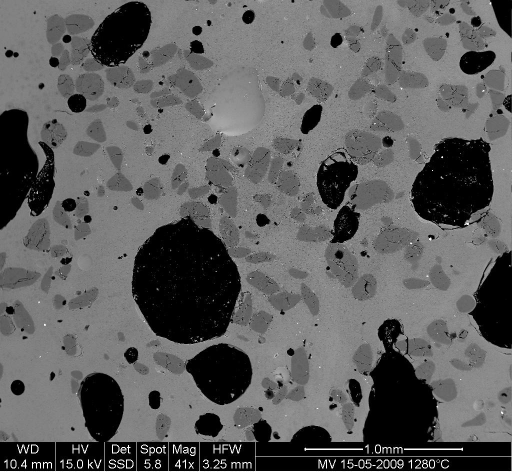
#> input picture Lectures/11_ScientificProgrammingI/bubbles.jpg, 1024 x 943 px (shown at 1/2 size)
$ jupyter execute scipy_ndimage.ipynb   (shell and % lines are left out)   (older library calls are emulated)
#> lines starting #> are read from the running program, lines starting #| are printed output that depends on the picture; after the words box and inside, x2 and y2 are one past the last pixel; in counts of white or black regions, pixels touching at a corner belong together
[cell 1]
import numpy as np
print(np.__version__)

import scipy as sp
print(sp.__version__)

import matplotlib.pyplot as plt
plt.rcParams['figure.figsize'] = (15, 10)

## Counting grains and bubbles

[cell 2]
scan = plt.imread('bubbles.jpg')
#> scan is the input picture: shape (943, 1024); min 0, max 255, mean 94.8
plt.imshow(scan, cmap=plt.cm.gray)

**Exercise**

1. Open the image ``bubbles.jpg`` and display it.

2. This Scanning Element Microscopy image shows a glass sample
   (light gray matrix) with some bubbles (black) and unmolten
   sand grains (dark gray). We wish to determine the fraction
   of the sample covered by these three phases,
   and to estimate the number of sand grains and bubbles,
   their average sizes, etc.

3. Crop the image to remove the lower panel with measure information.

4. Filter the image with a median filter to clean up some noise
   and to make the regions more smooth.

5. Using the histogram of the filtered image, determine thresholds
   that allow to define masks for sand pixels, glass pixels
   and bubble pixels.

6. Display an image in which the three phases are colored with
   three different colors.

   Use morphological operators to clean the different phases.

7. Attribute labels to all bubbles and sand grains, and remove
   from the sand mask grains that are smaller than 10 pixels.
   To do so, use ``ndimage.sum`` or ``np.bincount`` to compute
   the grain sizes.

8. Compute the mean size of bubbles.

[cell 3]
scan_clean = scan[:880, :]
plt.imshow(scan_clean, cmap=plt.cm.gray)

[cell 4]
import scipy.ndimage as ndi
scan_med = ndi.median_filter(scan_clean, size=5)
plt.imshow(scan_med, cmap=plt.cm.gray)

[cell 5]
plt.hist(scan_med.flat, bins=40, range=(0, 150));
#> figure, not shown here; tallest bar 158876 high, from x = 0 to 3.75

Based on the histogram, it looks like we should threshold at
50 and 120 to separate bubbles (black), sand (dark) and glass (light).

[cell 6]
bubbles = (scan_med <= 50)
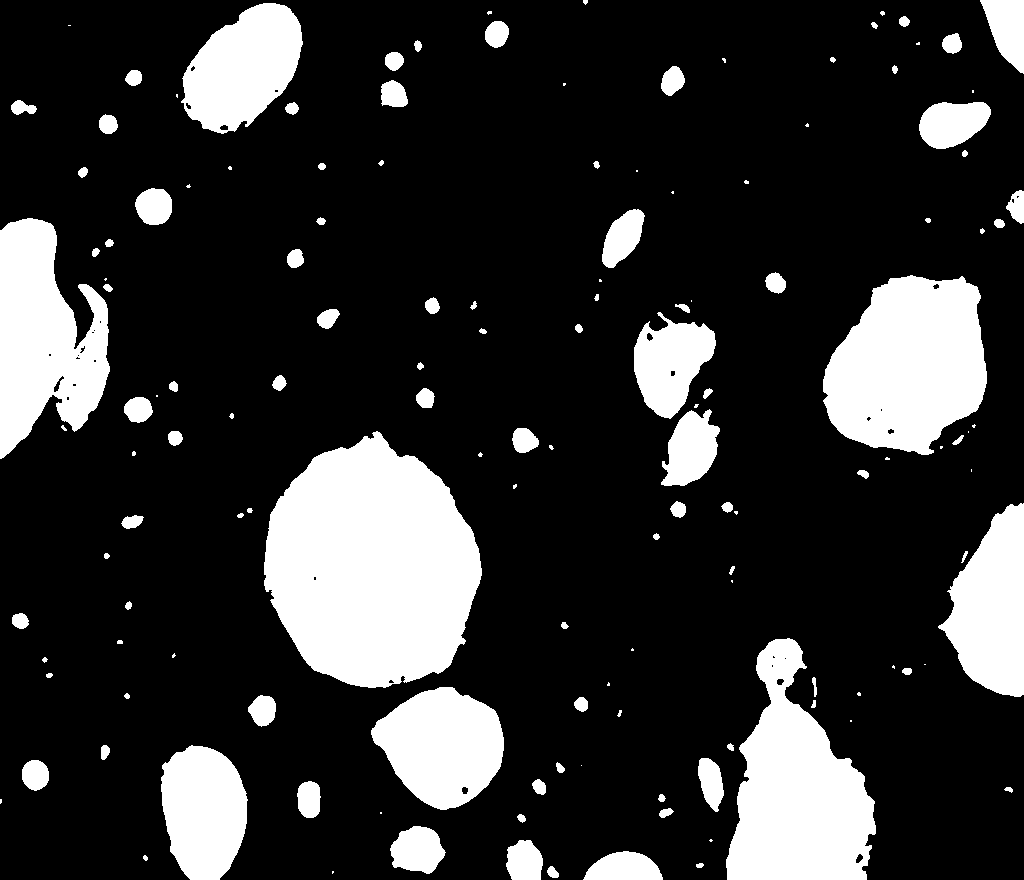
#> bubbles: shape (880, 1024) bool; 19.7% white; 144 white regions (43 under 20 px), largest, box (x1, y1, x2, y2) and area: (264, 431, 482, 688) 41029, (823, 275, 987, 455) 21981, (726, 638, 876, 880) 21739
sand = (scan_med > 50) & (scan_med <= 120)
#> sand: shape (880, 1024) bool; 24.2% white; 810 white regions (604 under 20 px), largest, box (x1, y1, x2, y2) and area: (89, 1, 428, 314) 33301, (308, 265, 553, 537) 16540, (0, 431, 147, 673) 14021
glass = (scan_med > 120)
#> glass: shape (880, 1024) bool; 56.1% white; 429 black regions (278 under 20 px), largest, box (x1, y1, x2, y2) and area: (263, 265, 553, 689) 62569, (89, 0, 428, 314) 46932, (821, 273, 1024, 698) 38554

def plot_images(cmap=plt.cm.gray):
    for n, (name, image) in \
        enumerate([('Original', scan_med),
                   ('Bubbles', bubbles),
                   ('Sand', sand),
                   ('Glass', glass)]):

        plt.subplot(2, 2, n + 1)
        plt.imshow(image, cmap=cmap)
        plt.title(name)
        plt.axis('off')
#> this loop made 4 passes
#> name on passes 1 to 4: 'Original', 'Bubbles', 'Sand', 'Glass'

plot_images()

[cell 7]
def plot_color_overlay():
    layers = np.zeros((scan_clean.shape[0],
                       scan_clean.shape[1], 3)) # Color image

    # You shouldn't run this if bubbles isn't a mask
    # -- otherwise, fancy indexing instead of masking
    assert(bubbles.dtype == np.bool)

    layers[bubbles] = (1, 0, 0)
    layers[sand] = (1, 1, 0)
    layers[glass] = (0, 0, 1)

    plt.imshow(layers)

plot_color_overlay()

### Dilation and erosion

[cell 8]
x = np.array([[0, 1, 0, 1, 1, 0, 1],
              [1, 1, 1, 1, 0, 0, 0],
              [0, 1, 0, 0, 1, 0, 1]])

x = x.astype(bool)


strel = np.array([[0, 1, 0],
                  [1, 1, 1],
                  [0, 1, 0]])

plt.figure(figsize=(2, 2))
plt.imshow(strel, interpolation='nearest', cmap='gray')
plt.xticks([])
plt.yticks([])
plt.title('Structuring Element')

f, (ax0, ax1, ax2) = plt.subplots(1, 3)

ax0.imshow(x, interpolation='nearest', cmap='gray')
ax0.set_title('Input')

ax1.imshow(ndi.binary_erosion(x, strel), interpolation='nearest', cmap='gray', vmin=0, vmax=1)
ax1.set_title('Erosion')

ax2.imshow(ndi.binary_dilation(x, strel), interpolation='nearest', cmap='gray', vmin=0, vmax=1);
ax2.set_title('Dilation')
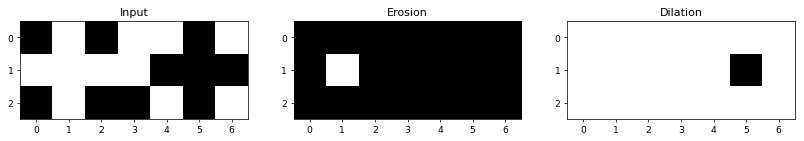
#> figure drawn by matplotlib, 3 panels

[cell 9]
for img in (sand, bubbles, glass):
    # Erosion followed by dilation
    img[:] = ndi.binary_opening(img, np.ones((5, 5)))

    img[:] = ndi.binary_closing(img, np.ones((5, 5)))
#> this loop made 3 passes

plot_images()
#> the loop in plot_images (call 2), `for n, (name, image) in \ enumerate([('Original', scan_med), ('Bubbles..` made 4 passes

[cell 10]
plot_color_overlay()
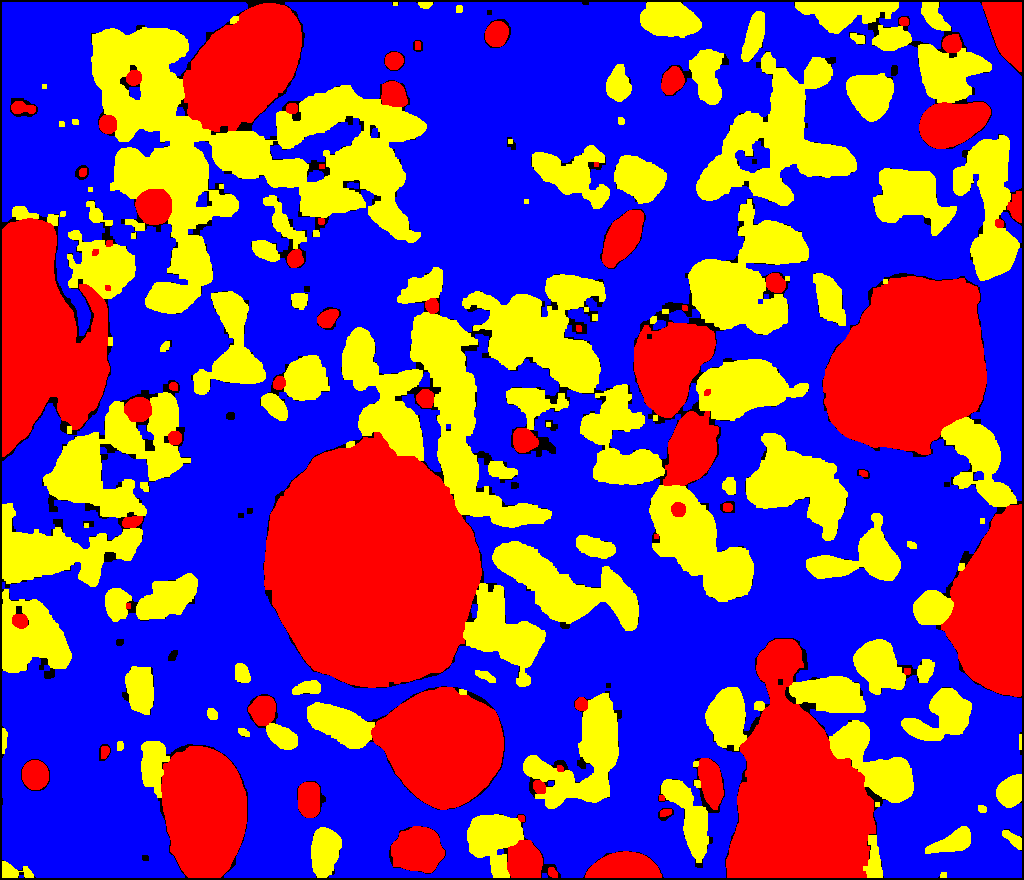
#> shown: shape (880, 1024, 3) float64; mean R, G, B 0.417, 0.224, 0.551

[cell 11]
# Convert to int so we can store the labels
bubble = bubbles.astype(int)
#> bubble: shape (880, 1024) int64; values 0 (black) and 1 (white), 19.3% white; 70 white regions, largest, box (x1, y1, x2, y2) and area: (264, 432, 482, 688) 41028, (823, 276, 987, 455) 22012, (726, 639, 876, 878) 21476
sand = sand.astype(int)
#> sand: shape (880, 1024) int64; values 0 (black) and 1 (white), 22.4% white; 114 white regions, largest, box (x1, y1, x2, y2) and area: (91, 27, 427, 314) 32668, (696, 52, 857, 206) 9931, (410, 312, 552, 528) 9297
glass = glass.astype(int)
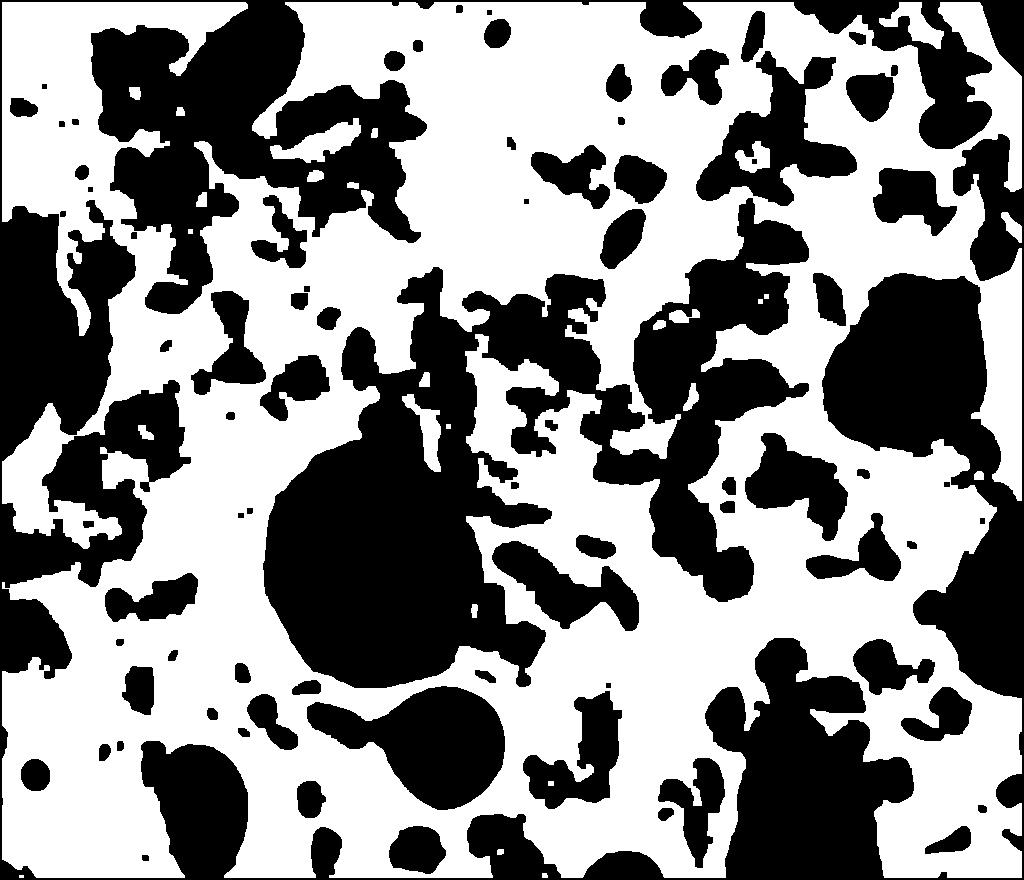
#> glass: shape (880, 1024) int64; values 0 (black) and 1 (white), 55.1% white; 79 black regions, largest, box (x1, y1, x2, y2) and area: (0, 0, 1024, 880) 204123, (263, 198, 809, 688) 109473, (307, 686, 505, 810) 13826

for name, img in [('Sand', sand),
                  ('Bubbles', bubbles),
                  ('Glass', glass)]:

    labels, count = ndi.label(img)

    print('%s regions found in %s' % (count, name))
    img[:] = labels

    obj_areas = [np.sum(labels == i) for \
                 i in range(1, labels.max())]

    print("Mean obj area %d" % np.mean(obj_areas))
#> this loop made 3 passes
#> (name, count) on passes 1 to 3: ('Sand', 115), ('Bubbles', 70), ('Glass', 27)
#| 115 regions found in Sand
#| Mean obj area 1769
#| 70 regions found in Bubbles
#| Mean obj area 2516
#| 27 regions found in Glass
#| Mean obj area 19111
#> pass 1, `labels, count = ndi.label(img)`:
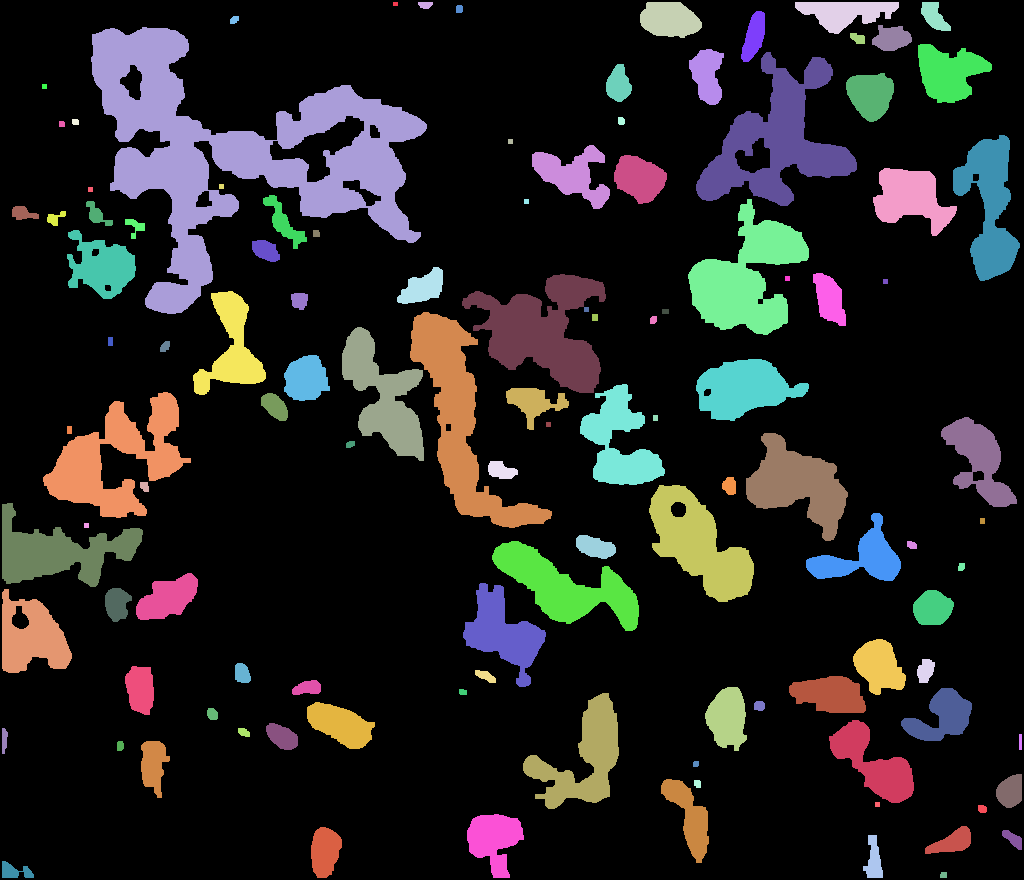
#> labels: shape (880, 1024) int32; 116 distinct labels, from 0 to 115; one colour per label, 0 black
#> pass 3, `labels, count = ndi.label(img)`:
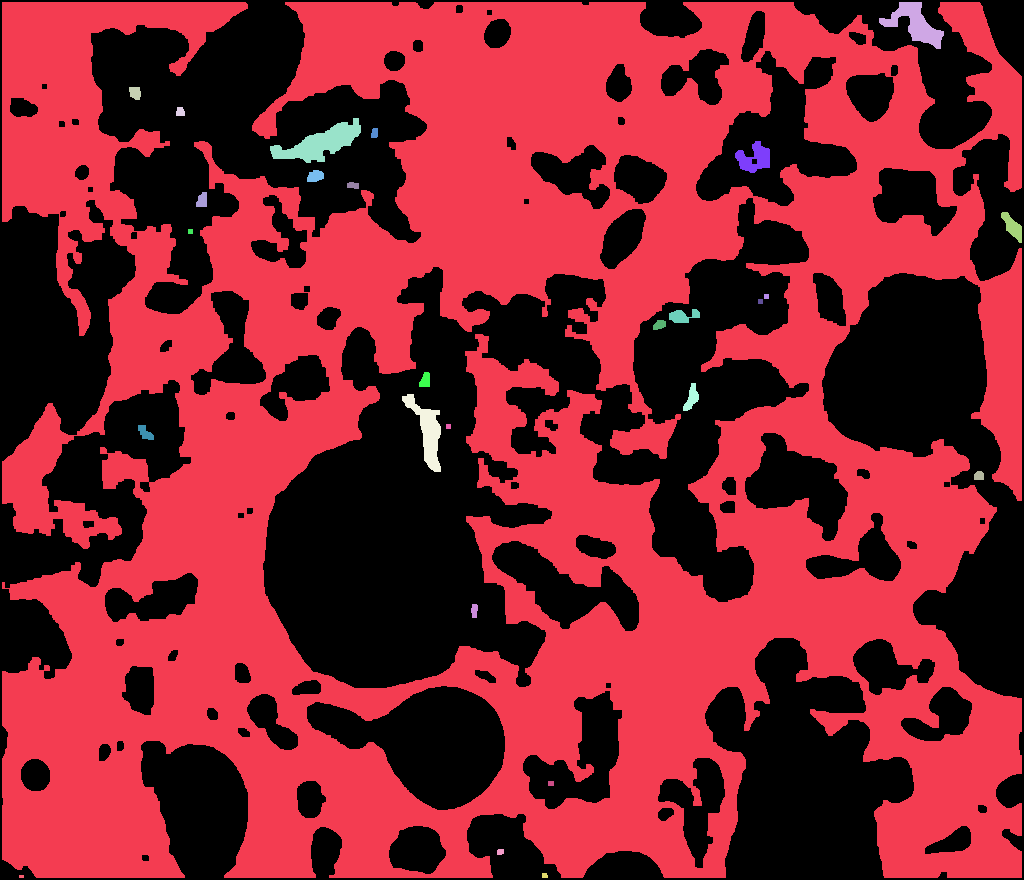
#> labels: shape (880, 1024) int32; 28 distinct labels, from 0 to 27; one colour per label, 0 black

plot_images(cmap=plt.cm.spectral)
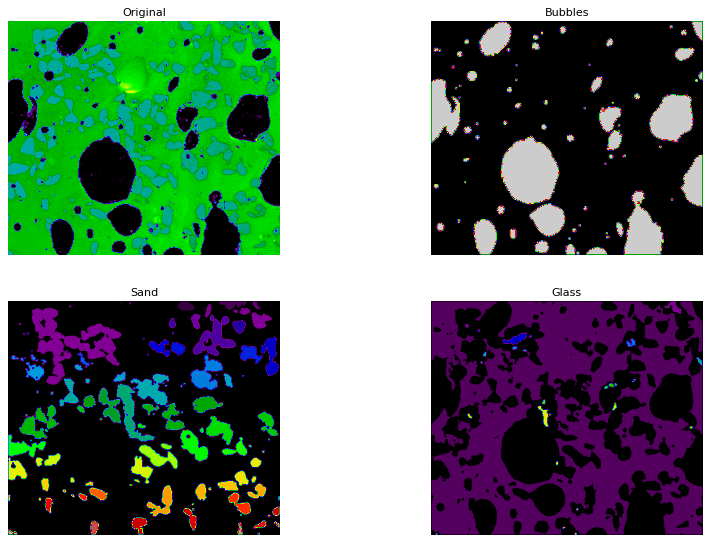
#> figure drawn by matplotlib, 4 panels
